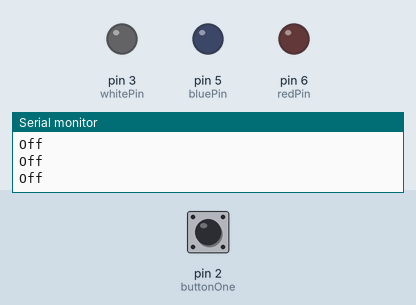
Bench run of a sketch on a simulated Arduino Uno, built with avr-gcc and run on an emulated ATmega328P. Parts: output pins drawn as LEDs (lit = HIGH), the last lines printed to the serial monitor. The inputs (shaded band) are chosen by the test bench; at power-on: pin 2 (buttonOne) HIGH.

Above: at 1.2 s.
1.3 s: pin 2 (buttonOne) pulled LOW for 1 s
At 2.8 s:
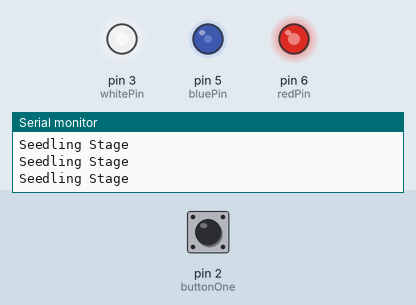
3.8 s: pin 2 (buttonOne) pulled LOW for 0.15 s
At 4.5 s:
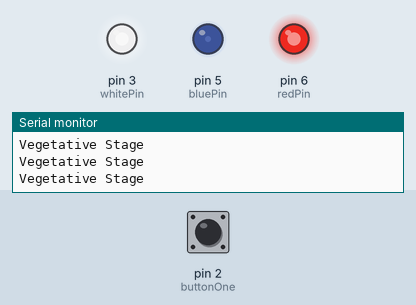
6.9 s: pin 2 (buttonOne) pulsed LOW 5 times (0.12 s each, 0.3 s apart)
At 9.7 s:
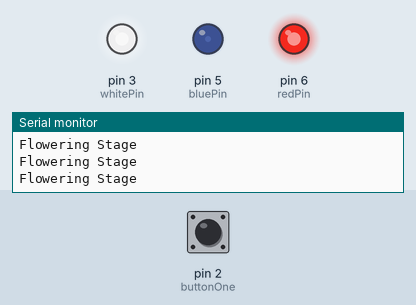
11.4 s: pin 2 (buttonOne) pulsed LOW 2 times (0.12 s each, 0.3 s apart)
At 12.9 s:
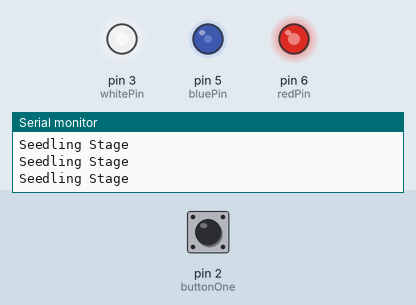
Timing chart, 0 to 14.4 s (numbered marks = the images above; inputs shaded):
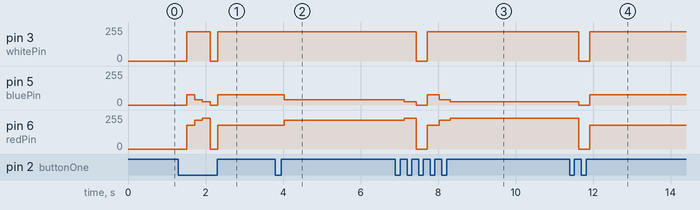

Measured:
- after the input at 1.3 s, pin 3 (whitePin): 0/255 → 220/255 after 0.22 s, → 0/255 0.60 s later, → 220/255 0.20 s later; pin 5 (bluePin): 0/255 → 77/255 after 0.22 s, → 38/255 0.20 s later, → 26/255 0.20 s later, → 0/255 0.20 s later, … (5 changes in this stretch)
- after the input at 3.8 s, pin 5 (bluePin): 77/255 → 38/255 after 0.23 s; pin 6 (redPin): 179/255 → 217/255 after 0.23 s
- after the input at 6.9 s, pin 3 (whitePin): 220/255 → 0/255 after 0.53 s, → 220/255 0.29 s later; pin 5 (bluePin): 38/255 → 26/255 after 0.23 s, → 0/255 0.30 s later, → 77/255 0.29 s later, → 38/255 0.31 s later, … (5 changes in this stretch)
- after the input at 11.4 s, pin 3 (whitePin): 220/255 → 0/255 after 0.23 s, → 220/255 0.29 s later; pin 5 (bluePin): 26/255 → 0/255 after 0.23 s, → 77/255 0.29 s later; pin 6 (redPin): 230/255 → 0/255 after 0.23 s, → 179/255 0.29 s later

The sketch:

Urban_Food_Lab_functionsForLightControl.ino
```cpp
/*
functionsForLightControl.ino

Arduino code for the manual control of four LED light phase,
which will be input from two buttons.

RW
*/

const int whitePin = 3;
const int bluePin = 5;
const int redPin = 6;

const int buttonOne = 2;


int currStage = 0; // default off

//To triger stage changing in the loop
int lastB1 = HIGH;


void setup(){
    pinMode(whitePin, OUTPUT);
    pinMode(bluePin, OUTPUT);
    pinMode(redPin, OUTPUT);

    pinMode(buttonOne, INPUT_PULLUP);

    Serial.begin(9600); //for print out message

    analogWrite(whitePin, 191); // white always on
}

void loop(){

  int b1 = digitalRead(buttonOne);

  //buttonOne pressed
  if(b1 == LOW && lastB1 == HIGH){
    Serial.print("go to next stage\n");
    currStage = currStage + 1;
    currStage = currStage % 4;
    delay(200);
  }

  Growth(currStage);
}

void Growth(int phase){
  switch(phase){
    case 0:
      off();
      break;
    case 1:
      seedling();
      break;
    case 2:
      vegetative();
      break;
    case 3:
      flowering();
      break;
  }
}

//more blue less red
void seedling(){
  Serial.print("Seedling Stage\n");
  analogWrite(bluePin, 77);
  analogWrite(redPin, 179);
  analogWrite(whitePin, 220);
}

//mid blue mid red
void vegetative(){
  Serial.print("Vegetative Stage\n");
  analogWrite(bluePin, 38);
  analogWrite(redPin, 217);
  analogWrite(whitePin, 220);
}

//less blue more red
void flowering(){
  Serial.print("Flowering Stage\n");
  analogWrite(bluePin, 26);
  analogWrite(redPin, 230);
  analogWrite(whitePin, 220);
}

//no
void off(){
  Serial.print("Off\n");
  analogWrite(whitePin, 0);
  analogWrite(bluePin, 0);
  analogWrite(redPin, 0);
}
```
